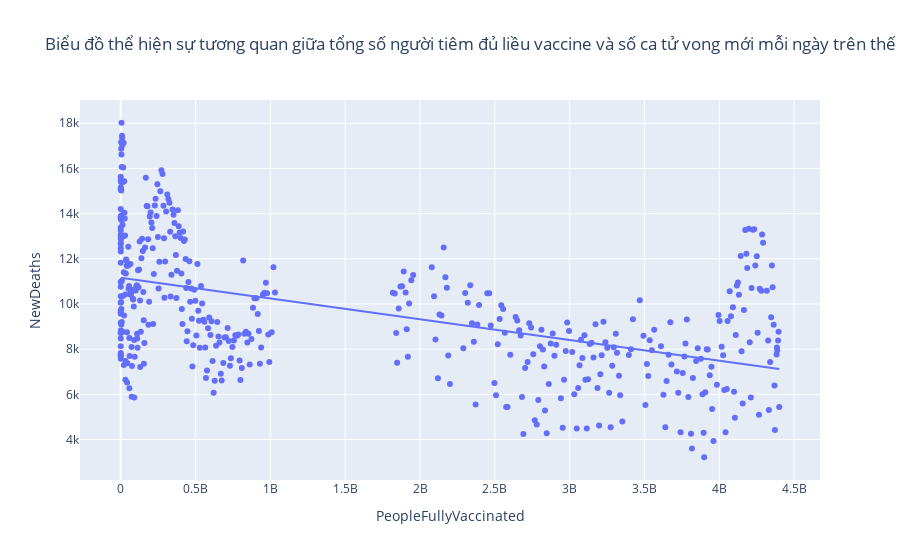

Here is the notebook cell this chart was saved with:
### Markdown cell above
Ta có thể thấy số ca mắc mới mỗi ngàu vẫn tăng khi số lượng người thực hiện tiêm đầy đủ vaccine tăng lên. 

Tuy nhiên, để đánh giá mức độ giúp ích của vaccine, ta hãy xét về số ca tử vong mỗi ngày sau khi tiến hành tiêm vaccine

### Code cell
fig = px.scatter(covid_world_after_vaccine, x="PeopleFullyVaccinated", y="NewDeaths",trendline="ols",hover_name="Date", title="Biểu đồ thể hiện sự tương quan giữa tổng số người tiêm đủ liều vaccine và số ca tử vong mới mỗi ngày trên thế giới")
fig.show()

### Figure 1 — Plotly figure (JSON) as saved in the notebook; plotly's stock layout.template omitted (floating-point values rounded to 4 significant figures; data arrays with more than 128 entries replaced by an {"elided": "..."} marker saying what was removed)
{"data": [{"hovertemplate": "<b>%{hovertext}</b><br><br>PeopleFullyVaccinated=%{x}<br>NewDeaths=%{y}<extra></extra>", "hovertext": {"elided": "457 str values"}, "legendgroup": "", "marker": {"color": "#636efa", "symbol": "circle"}, "mode": "markers", "name": "", "orientation": "v", "showlegend": false, "type": "scatter", "x": {"elided": "457 int values"}, "xaxis": "x", "y": {"elided": "457 int values"}, "yaxis": "y"}, {"hovertemplate": "<b>OLS trendline</b><br>NewDeaths = -9.18836e-07 * PeopleFullyVaccinated + 11159.6<br>R<sup>2</sup>=0.254698<br><br>PeopleFullyVaccinated=%{x}<br>NewDeaths=%{y} <b>(trend)</b><extra></extra>", "legendgroup": "", "marker": {"color": "#636efa", "symbol": "circle"}, "mode": "lines", "name": "", "showlegend": false, "type": "scatter", "x": {"elided": "457 int values"}, "xaxis": "x", "y": {"elided": "457 float values"}, "yaxis": "y"}], "layout": {"autosize": true, "legend": {"tracegroupgap": 0}, "title": {"text": "Biểu đồ thể hiện sự tương quan giữa tổng số người tiêm đủ liều vaccine và số ca tử vong mới mỗi ngày trên thế giới"}, "xaxis": {"anchor": "y", "autorange": true, "domain": [0, 1], "range": [-260100000.0, 4661000000.0], "title": {"text": "PeopleFullyVaccinated"}, "type": "linear"}, "yaxis": {"anchor": "x", "autorange": true, "domain": [0, 1], "range": [2129.0, 19100.0], "title": {"text": "NewDeaths"}, "type": "linear"}}}
